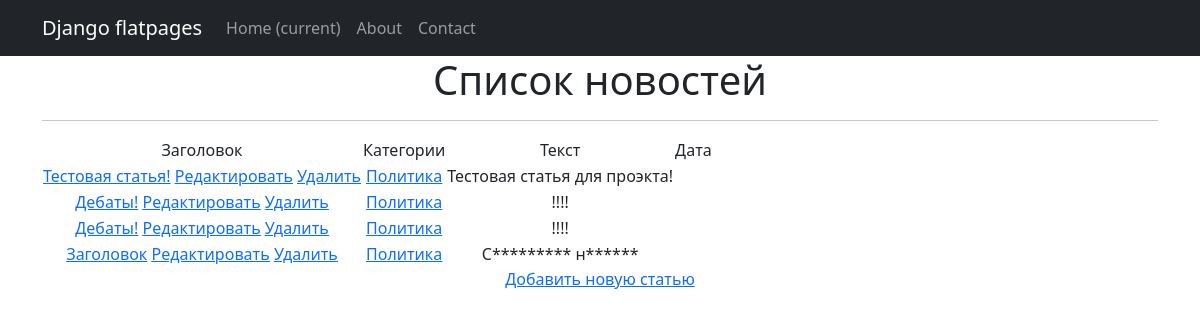
The page /categories/1/ on the database its author committed.
### news_portal/models.py (models this page shows, shortened)
class Post(models.Model):
    author = models.ForeignKey(Author, default=1, on_delete=models.SET_DEFAULT,
                               verbose_name=pgettext_lazy('Author', 'Author'))
    type = models.CharField(max_length=7, choices=TYPE, verbose_name=pgettext_lazy('Type', 'Type'))
    time_in = models.DateTimeField(auto_now_add=True, verbose_name=pgettext_lazy('Time_in', 'Time_in'))
    category = models.ManyToManyField(Category, through='PostCategory',
                                      verbose_name=pgettext_lazy('Category', 'Category'))
    title = models.CharField(max_length=255, verbose_name=pgettext_lazy('Title', 'Title'))
    text = models.TextField(verbose_name=pgettext_lazy('Text', 'Text'))
    rating = models.IntegerField(default=0, verbose_name=pgettext_lazy('Rating', 'Rating'))
    def preview(self):
        text = self.text[:124]
        if len(self.text) > 124:
            text += '...'
        return text

class Category(models.Model):
    name = models.CharField(max_length=40, unique=True,)
    subscribers = models.ManyToManyField(User, related_name='categories')
    def __str__(self):
        return self.name

### news_portal/views.py (the view)
# urls.py: path('categories/<int:pk>/', CategoryListView.as_view(), name='category_list'),
class CategoryListView(ListView):
    model = Post
    template_name = 'category_list.html'
    context_object_name = 'category_news_list'
    def get_queryset(self):
        self.category = get_object_or_404(Category, id=self.kwargs['pk'])
        queryset = Post.objects.filter(category=self.category).order_by('-time_in')
        return queryset
    def get_context_data(self, **kwargs):
        context = super().get_context_data(**kwargs)
        context['is_not_subscriber'] = self.request.user not in self.category.subscribers.all()
        context['category'] = self.category
        return context

### news_portal/templatetags/custom_filters.py (called while the page is built)
@register.filter()
def censor(value):
   for word in censor_list:
      value = value.replace(word[1:], '*' * len(word[1:]))
   return value

### templates/category_list.html (shortened to what this page needs)
{% extends 'default.html' %}
{% load custom_filters %}
{% block content %}
    <h1>Список новостей</h1>
    <hr>
    {% if category_news_list %}
        <table>
            <tr>
                <td>
                    Заголовок
                </td>
                <td>
                    Категории
                </td>
                <td>
                    Текст
                </td>
                <td>
                    Дата
                </td>
            </tr>
        {% for post in category_news_list %}
            <tr>
                <td>
                   <a href="{% url 'post_detail' post.id %}">{{ post.title | censor }}</a>
                   <a href="{% url 'post_edit' post.id %}"><u>Редактировать</u></a>
                   <a href="{% url 'post_detail' post.id %}"><u>Удалить</u></a>
                </td>
                <td>
                    {% for category in post.category.all %}
                        <a href="{% url 'category_list' category.id %}">{{ category }}</a>
                    {% endfor %}
                </td>
                <td>
                    {{ post.preview|censor }}
                </td>
                <td>
                </td>
            </tr>
        {% endfor %}
        </table>
    {% else %}
        <h2>Новостей нет!</h2>
    {% endif %}
    <a href="{% url 'post_create' %}">Добавить новую статью</a> <br>
{% endblock content %}

### templates/default.html (shortened to what this page needs)
<!DOCTYPE html>
{% load static %}
<html lang="en">
    <head>
        <link href="{% static 'css/styles.css' %}" rel="stylesheet" />
    </head>
    <body>
        <nav class="navbar navbar-expand-lg navbar-dark bg-dark static-top">
           <div class="container">
               <a class="navbar-brand" href="#">Django flatpages</a>
               <div class="collapse navbar-collapse" id="navbarResponsive">
                   <ul class="navbar-nav ml-auto">
                       <li class="nav-item active">
                           <a class="nav-link" href="#">Home
                               <span class="sr-only">(current)</span>
                           </a>
                       </li>
                       <li class="nav-item">
                           <a class="nav-link" href="/about/">About</a>
                       </li>
                       <li class="nav-item">
                           <a class="nav-link" href="/contacts/">Contact</a>
                       </li>
                   </ul>
               </div>
           </div>
        </nav>
        <div class="container">
           <div class="row">
               <div class="col-lg-12 text-center">
                   {% block content %}
                   {% endblock content %}
               </div>
           </div>
        </div>
    </body>
</html>

### rows shown on the page
Post: title|censor "Тестовая статья!", preview|censor "Тестовая статья для проэкта!"
Category: name "Политика"
Post: title|censor "Дебаты!", preview|censor "!!!!"
Post: title|censor "Дебаты!", preview|censor "!!!!"
Post: title|censor "Заголовок", preview|censor "С********* н******"
